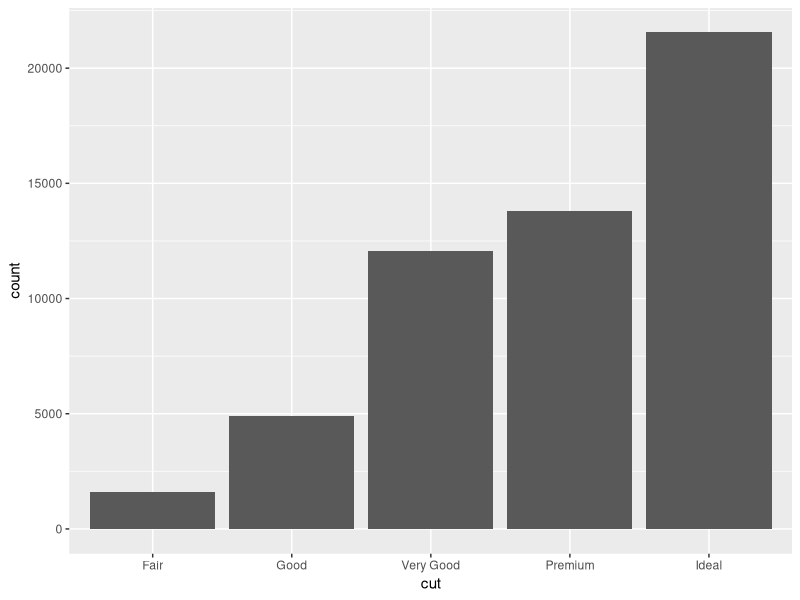
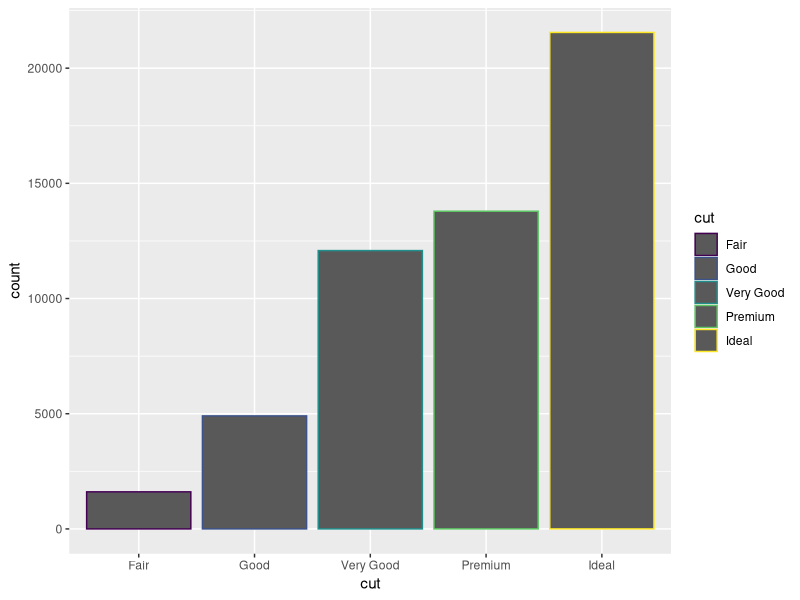
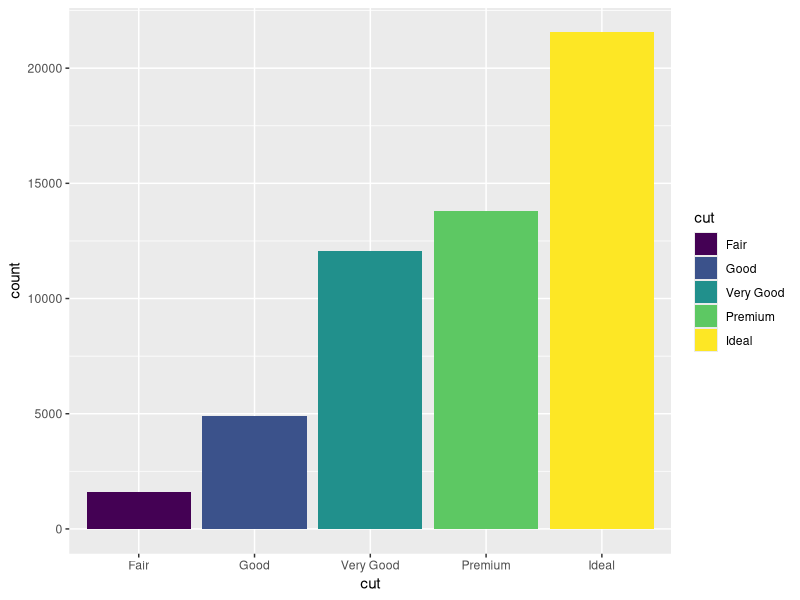
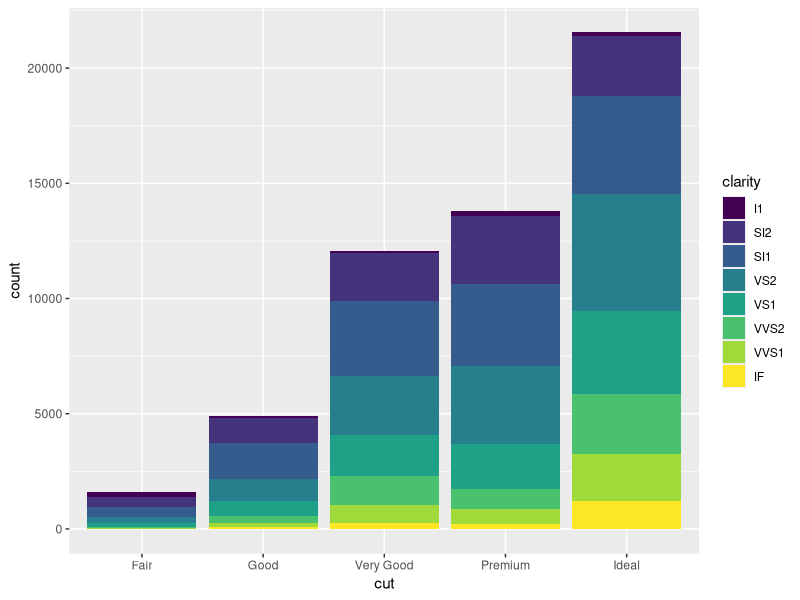
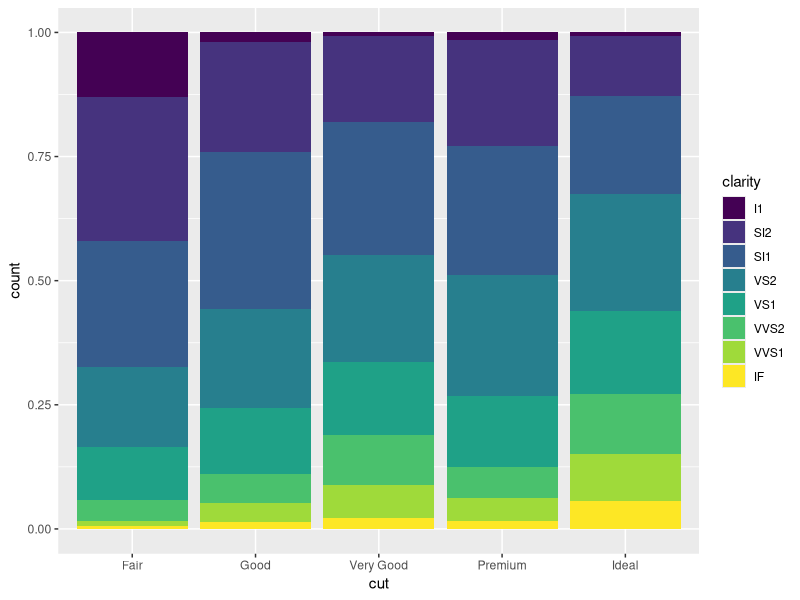
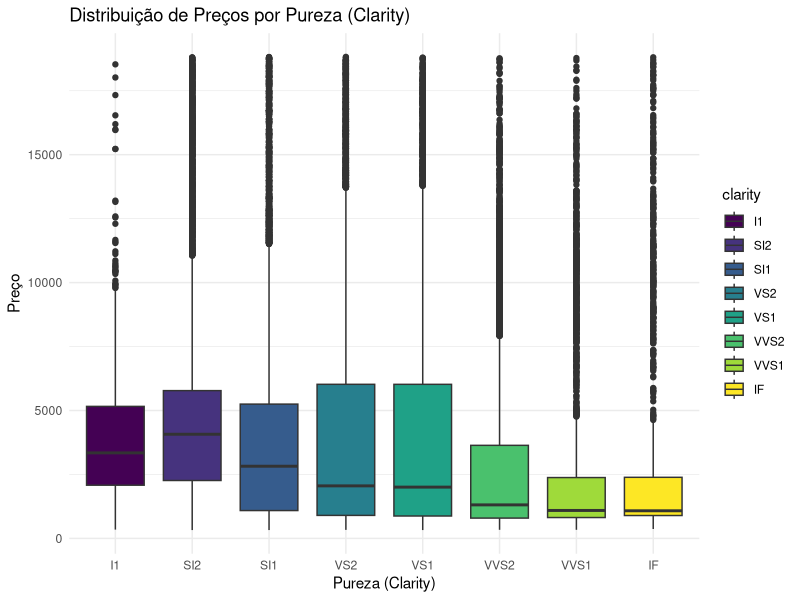
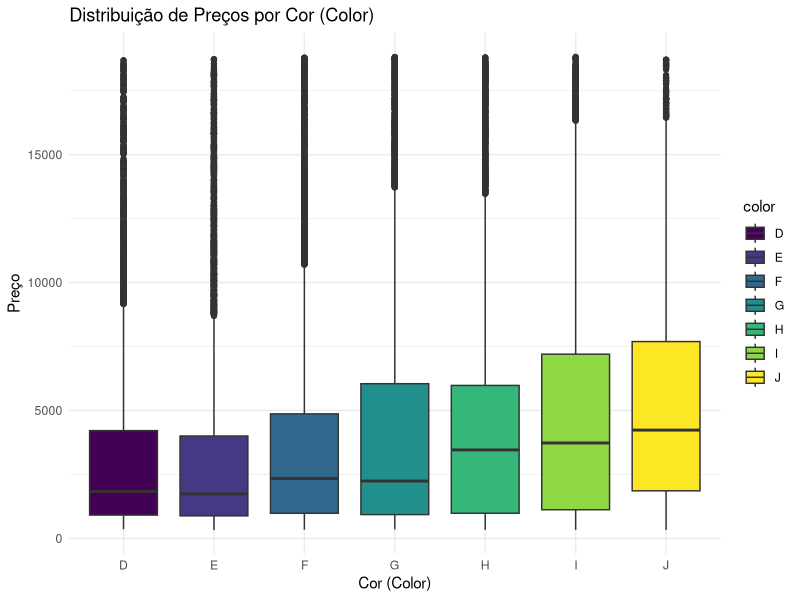
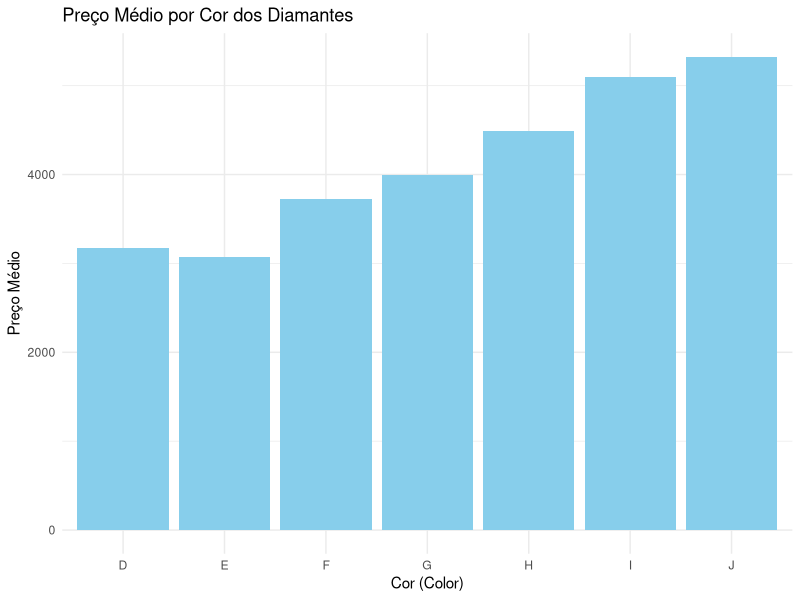

These figures' R source, in order:
# --- 1. Instalação e Carregamento de Pacotes ---

# Execute esta linha UMA VEZ para instalar o pacote 'tidyverse'.
# Se já estiver instalado, você não precisa rodá-la novamente.
# Se ainda der erro de instalação, por favor, me envie a MENSAGEM DE ERRO EXATA.
install.packages("tidyverse")

# Carrega os pacotes necessários para a análise.
library(tidyverse)

# --- 2. Carregamento e Exploração dos Dados ---

# Carrega o conjunto de dados 'diamonds' que já vem com o R.
data("diamonds")

# Visualiza as primeiras linhas do dataframe.
head(diamonds)

# Exibe a estrutura do dataframe (tipos de dados, etc.).
str(diamonds)

# Lista os nomes das colunas do dataframe.
colnames(diamonds)

# --- 3. Manipulação de Dados (Criação de Nova Coluna) ---

# Cria uma nova coluna 'carat_2' multiplicando 'carat' por 100.
diamonds <- mutate(diamonds, carat_2 = carat * 100)

# Verifica se a nova coluna 'carat_2' foi adicionada.
colnames(diamonds)
head(diamonds)

# --- 4. Geração dos Gráficos com ggplot2 e Atribuição a Variáveis ---

grafico_1_bar_cut <- ggplot(data = diamonds) +
  geom_bar(mapping = aes(x = cut))
print(grafico_1_bar_cut)

grafico_2_bar_cut_color <- ggplot(data = diamonds) +
  geom_bar(mapping = aes(x = cut, color = cut))
print(grafico_2_bar_cut_color)

grafico_3_bar_cut_fill <- ggplot(data = diamonds) +
  geom_bar(mapping = aes(x = cut, fill = cut))
print(grafico_3_bar_cut_fill)

grafico_4_bar_cut_fill_clarity <- ggplot(data = diamonds) +
  geom_bar(mapping = aes(x = cut, fill = clarity))
print(grafico_4_bar_cut_fill_clarity)

grafico_5_bar_cut_fill_clarity_prop <- ggplot(data = diamonds) +
  geom_bar(mapping = aes(x = cut, fill = clarity), position = "fill")
print(grafico_5_bar_cut_fill_clarity_prop)

grafico_6_boxplot_clarity_price <- ggplot(data = diamonds) +
  geom_boxplot(mapping = aes(x = clarity, y = price, fill = clarity)) +
  labs(title = "Distribuição de Preços por Pureza (Clarity)",
       x = "Pureza (Clarity)",
       y = "Preço") +
  theme_minimal()
print(grafico_6_boxplot_clarity_price)

grafico_7_boxplot_color_price <- ggplot(data = diamonds) +
  geom_boxplot(mapping = aes(x = color, y = price, fill = color)) +
  labs(title = "Distribuição de Preços por Cor (Color)",
       x = "Cor (Color)",
       y = "Preço") +
  theme_minimal()
print(grafico_7_boxplot_color_price)

grafico_8_mean_price_color_geom_bar <- ggplot(data = diamonds) +
  geom_bar(mapping = aes(x = color, y = price), stat = "summary", fun = "mean", fill = "skyblue") +
  labs(title = "Preço Médio por Cor dos Diamantes",
       x = "Cor (Color)",
       y = "Preço Médio") +
  theme_minimal()
print(grafico_8_mean_price_color_geom_bar)

grafico_9_mean_price_color_stat_summary <- ggplot(data = diamonds) +
  stat_summary(mapping = aes(x = color, y = price, fill = color),
               fun = "mean", geom = "bar") +
  labs(title = "Preço Médio por Cor dos Diamantes (stat_summary)",
       x = "Cor (Color)",
       y = "Preço Médio") +
  theme_minimal()
print(grafico_9_mean_price_color_stat_summary)

grafico_10_facet_cut_color <- ggplot(data = diamonds) +
  geom_bar(mapping = aes(x = color, fill = cut)) +
  facet_wrap(~cut)
print(grafico_10_facet_cut_color)


# --- 5. Salvando os 10 Gráficos como Arquivos de Imagem (.png) ---

ggsave("grafico_1_barras_corte.png", plot = grafico_1_bar_cut, width = 8, height = 5, dpi = 300)
ggsave("grafico_2_barras_corte_cor.png", plot = grafico_2_bar_cut_color, width = 8, height = 5, dpi = 300)
ggsave("grafico_3_barras_corte_preenchimento.png", plot = grafico_3_bar_cut_fill, width = 8, height = 5, dpi = 300)
ggsave("grafico_4_barras_corte_pureza.png", plot = grafico_4_bar_cut_fill_clarity, width = 10, height = 6, dpi = 300)
ggsave("grafico_5_barras_corte_pureza_proporcao.png", plot = grafico_5_bar_cut_fill_clarity_prop, width = 10, height = 6, dpi = 300)
ggsave("grafico_6_boxplot_pureza_preco.png", plot = grafico_6_boxplot_clarity_price, width = 10, height = 6, dpi = 300)
ggsave("grafico_7_boxplot_cor_preco.png", plot = grafico_7_boxplot_color_price, width = 10, height = 6, dpi = 300)
ggsave("grafico_8_preco_medio_cor_geom_bar.png", plot = grafico_8_mean_price_color_geom_bar, width = 10, height = 6, dpi = 300)
ggsave("grafico_9_preco_medio_cor_stat_summary.png", plot = grafico_9_mean_price_color_stat_summary, width = 10, height = 6, dpi = 300)
ggsave("grafico_10_facet_corte_cor.png", plot = grafico_10_facet_cut_color, width = 12, height = 8, dpi = 300)
